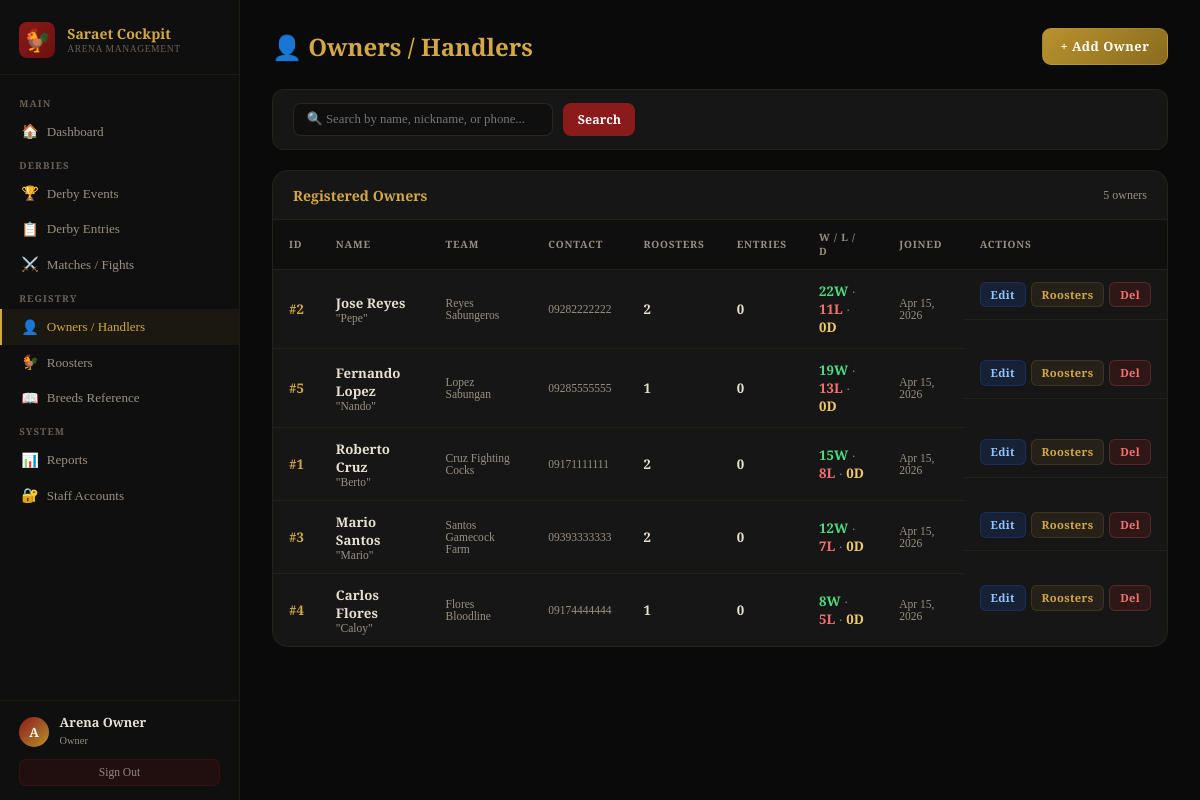
Screenshot of /admin/owners.php (signed in) with the database file from the repository.
### tables this page shows
CREATE TABLE IF NOT EXISTS owners (
    owner_id    INT AUTO_INCREMENT PRIMARY KEY,
    full_name   VARCHAR(120) NOT NULL,
    nickname    VARCHAR(60),
    phone       VARCHAR(20),
    address     TEXT,
    team_name   VARCHAR(100),
    wins        INT DEFAULT 0,
    losses      INT DEFAULT 0,
    draws       INT DEFAULT 0,
    is_active   TINYINT(1) DEFAULT 1,
    created_at  TIMESTAMP DEFAULT CURRENT_TIMESTAMP
);

### config/db.php (called while the page is built, shortened)
<?php
function clean($db, $val) {
    return $db->real_escape_string(strip_tags(trim($val)));
}

### admin/owners.php (the view, shortened to what this page needs)
<?php
require_once '../config/db.php';
$db = getDB();
$search = clean($db,$_GET['q']??'');
$where  = $search ? "WHERE o.full_name LIKE '%$search%' OR o.nickname LIKE '%$search%' OR o.phone LIKE '%$search%'" : '';
$rows   = $db->query("SELECT o.*, (SELECT COUNT(*) FROM roosters WHERE owner_id=o.owner_id AND status='active') rooster_count, (SELECT COUNT(*) FROM derby_entries WHERE owner_id=o.owner_id) entry_count FROM owners o $where ORDER BY o.wins DESC, o.full_name");
?>
<!DOCTYPE html>
<html lang="en">
<head><meta charset="UTF-8"><meta name="viewport" content="width=device-width,initial-scale=1">
<link rel="stylesheet" href="../assets/admin.css"></head>
<body>
<?php include '../includes/sidebar.php'; ?>
<main class="main">
  <div class="page-hd"><h1>👤 Owners / Handlers</h1><button class="btn-primary btn-gold" onclick="openModal(0)">+ Add Owner</button></div>
  <form method="GET" class="filter-bar">
    <input type="text" name="q" placeholder="🔍 Search by name, nickname, or phone..." value="<?=htmlspecialchars($search)?>" style="min-width:260px">
    <button type="submit">Search</button>
  </form>
  <div class="card">
    <div class="card-hd"><h3>Registered Owners</h3><span style="font-size:.75rem;color:var(--muted)"><?=$rows->num_rows?> owners</span></div>
    <div class="tbl-wrap">
      <table>
        <thead><tr><th>ID</th><th>Name</th><th>Team</th><th>Contact</th><th>Roosters</th><th>Entries</th><th>W / L / D</th><th>Joined</th><th>Actions</th></tr></thead>
        <tbody>
        <?php while($o=$rows->fetch_assoc()): ?>
        <tr>
          <td style="font-family:'Cinzel',serif;font-weight:700;color:var(--gold)">#<?=$o['owner_id']?></td>
          <td><div class="t-name"><?=htmlspecialchars($o['full_name'])?></div><div class="t-sub"><?=$o['nickname']?'"'.htmlspecialchars($o['nickname']).'"':''?></div></td>
          <td class="t-sub"><?=htmlspecialchars($o['team_name']??'—')?></td>
          <td class="t-sub"><?=htmlspecialchars($o['phone']??'—')?></td>
          <td style="font-family:'Cinzel',serif;font-weight:700;color:var(--text)"><?=$o['rooster_count']?></td>
          <td style="font-family:'Cinzel',serif;font-weight:700;color:var(--text)"><?=$o['entry_count']?></td>
          <td><span style="color:#4ade80;font-weight:700"><?=$o['wins']?>W</span> <span style="color:var(--muted)">·</span> <span style="color:#f87171;font-weight:700"><?=$o['losses']?>L</span> <span style="color:var(--muted)">·</span> <span style="color:var(--gold-light);font-weight:700"><?=$o['draws']?>D</span></td>
          <td class="t-sub"><?=date('M j, Y',strtotime($o['created_at']))?></td>
          <td style="display:flex;gap:.3rem">
            <button class="btn-xs bx-edit" onclick="openModal(<?=$o['owner_id']?>,'<?=addslashes($o['full_name'])?>','<?=addslashes($o['nickname']??'')?>','<?=addslashes($o['phone']??'')?>','<?=addslashes($o['address']??'')?>','<?=addslashes($o['team_name']??'')?>')">Edit</button>
            <a href="roosters.php?owner_id=<?=$o['owner_id']?>" class="btn-xs bx-view">Roosters</a>
            <a href="owners.php?delete=<?=$o['owner_id']?>" class="btn-xs bx-delete" onclick="return confirm('Delete this owner?')">Del</a>
          </td>
        </tr>
        <?php endwhile; ?>
        </tbody>
      </table>
    </div>
  </div>
</main>
</body></html>

### assets/admin.css (style rules this page uses)
*,*::before,*::after { box-sizing:border-box;margin:0;padding:0 }
:root { --blood:#8b1a1a;--blood2:#6b0f0f;--blood-light:#c0392b; --gold:#d4a843;--gold2:#b8922e;--gold-light:#f0c96a; --dark:#0a0a0a;--dark2:#0f0f0f;--dark3:#161616;--dark4:#1e1e1e;--dark5:#252525; --text:#e8e0d0;--muted:#9a9080;--muted2:#6a6058; --border:rgba(212,168,67,.15);--border2:rgba(212,168,67,.08); --green:#16a34a;--green-bg:rgba(22,163,74,.12); --amber:#d97706;--amber-bg:rgba(217,119,6,.12); --red:#dc2626;--red-bg:rgba(220,38,38,.12); --blue:#2563eb;--blue-bg:rgba(37,99,235,.12); --sidebar:240px; }
body { font-family:'Crimson Pro',serif;background:var(--dark);color:var(--text);display:flex;min-height:100vh; }
.main { margin-left:var(--sidebar);flex:1;padding:1.75rem 2rem;min-height:100vh;max-width:calc(100vw - var(--sidebar)); }
.page-hd { display:flex;align-items:center;justify-content:space-between;margin-bottom:1.5rem; }
.page-hd h1 { font-family:'Cinzel',serif;font-size:1.5rem;font-weight:700;color:var(--gold); }
.btn-primary { padding:.52rem 1.1rem;background:linear-gradient(135deg,var(--blood),var(--blood2));color:#fff;border:1px solid rgba(212,168,67,.2);border-radius:9px;font-size:.8rem;font-weight:700;font-family:'Cinzel',serif;cursor:pointer;text-decoration:none;display:inline-flex;align-items:center;gap:.4rem;letter-spacing:.04em;transition:all .15s; }
.btn-gold { background:linear-gradient(135deg,var(--gold2),#8a6c1e);color:#fff;border-color:rgba(212,168,67,.3); }
.card { background:var(--dark3);border:1px solid var(--border2);border-radius:16px;overflow:hidden;margin-bottom:1.5rem; }
.card-hd { display:flex;align-items:center;justify-content:space-between;padding:.9rem 1.25rem;border-bottom:1px solid var(--border2); }
.card-hd h3 { font-family:'Cinzel',serif;font-size:.88rem;font-weight:700;color:var(--gold); }
.tbl-wrap { overflow-x:auto; }
table { width:100%;border-collapse:collapse;font-size:.83rem; }
th { padding:.65rem 1rem;text-align:left;font-size:.63rem;font-weight:700;text-transform:uppercase;letter-spacing:.08em;color:var(--muted);background:var(--dark2);font-family:'Cinzel',serif;border-bottom:1px solid var(--border2); }
td { padding:.75rem 1rem;border-bottom:1px solid var(--border2);vertical-align:middle;color:var(--text); }
tr:last-child td { border-bottom:none; }
.t-name { font-weight:600;color:var(--text); }
.t-sub { font-size:.72rem;color:var(--muted); }
.btn-xs { padding:.26rem .62rem;border-radius:6px;font-size:.7rem;font-weight:700;font-family:'Cinzel',serif;cursor:pointer;border:none;text-decoration:none;display:inline-block;transition:all .15s;letter-spacing:.03em; }
.bx-edit { background:rgba(37,99,235,.15);color:#93c5fd;border:1px solid rgba(37,99,235,.2); }
.bx-delete { background:var(--red-bg);color:#f87171;border:1px solid rgba(248,113,113,.2); }
.bx-view { background:rgba(212,168,67,.08);color:var(--gold);border:1px solid var(--border); }
.filter-bar { background:var(--dark3);border:1px solid var(--border2);border-radius:12px;padding:.85rem 1.25rem;display:flex;gap:.65rem;flex-wrap:wrap;align-items:center;margin-bottom:1.25rem; }
.filter-bar input,.filter-bar select { padding:.48rem .8rem;background:var(--dark2);border:1px solid rgba(212,168,67,.15);border-radius:8px;font-size:.8rem;font-family:inherit;outline:none;color:var(--text); }
.filter-bar button { padding:.48rem .9rem;background:var(--blood);color:#fff;border:none;border-radius:8px;font-size:.78rem;font-weight:700;cursor:pointer;font-family:'Cinzel',serif; }

### rows the page displays
owners: owner_id "2", full_name "Jose Reyes", nickname "Pepe", team_name "Reyes Sabungeros", phone "09282222222", rooster_count "2", entry_count "0", wins "22", losses "11", draws "0", created_at "Apr 15, 2026"
owners: owner_id "5", full_name "Fernando Lopez", nickname "Nando", team_name "Lopez Sabungan", phone "09285555555", rooster_count "1", entry_count "0", wins "19", losses "13", draws "0", created_at "Apr 15, 2026"
owners: owner_id "1", full_name "Roberto Cruz", nickname "Berto", team_name "Cruz Fighting Cocks", phone "09171111111", rooster_count "2", entry_count "0", wins "15", losses "8", draws "0", created_at "Apr 15, 2026"
owners: owner_id "3", full_name "Mario Santos", nickname "Mario", team_name "Santos Gamecock Farm", phone "09393333333", rooster_count "2", entry_count "0", wins "12", losses "7", draws "0", created_at "Apr 15, 2026"
owners: owner_id "4", full_name "Carlos Flores", nickname "Caloy", team_name "Flores Bloodline", phone "09174444444", rooster_count "1", entry_count "0", wins "8", losses "5", draws "0", created_at "Apr 15, 2026"

### other values shown
substr($_SESSION['admin_name'],0,1) "A"
$_SESSION['admin_name'] "Arena Owner"
str_replace('_',' ',$_SESSION['admin_role']) "Owner"
$rows->num_rows "5"
